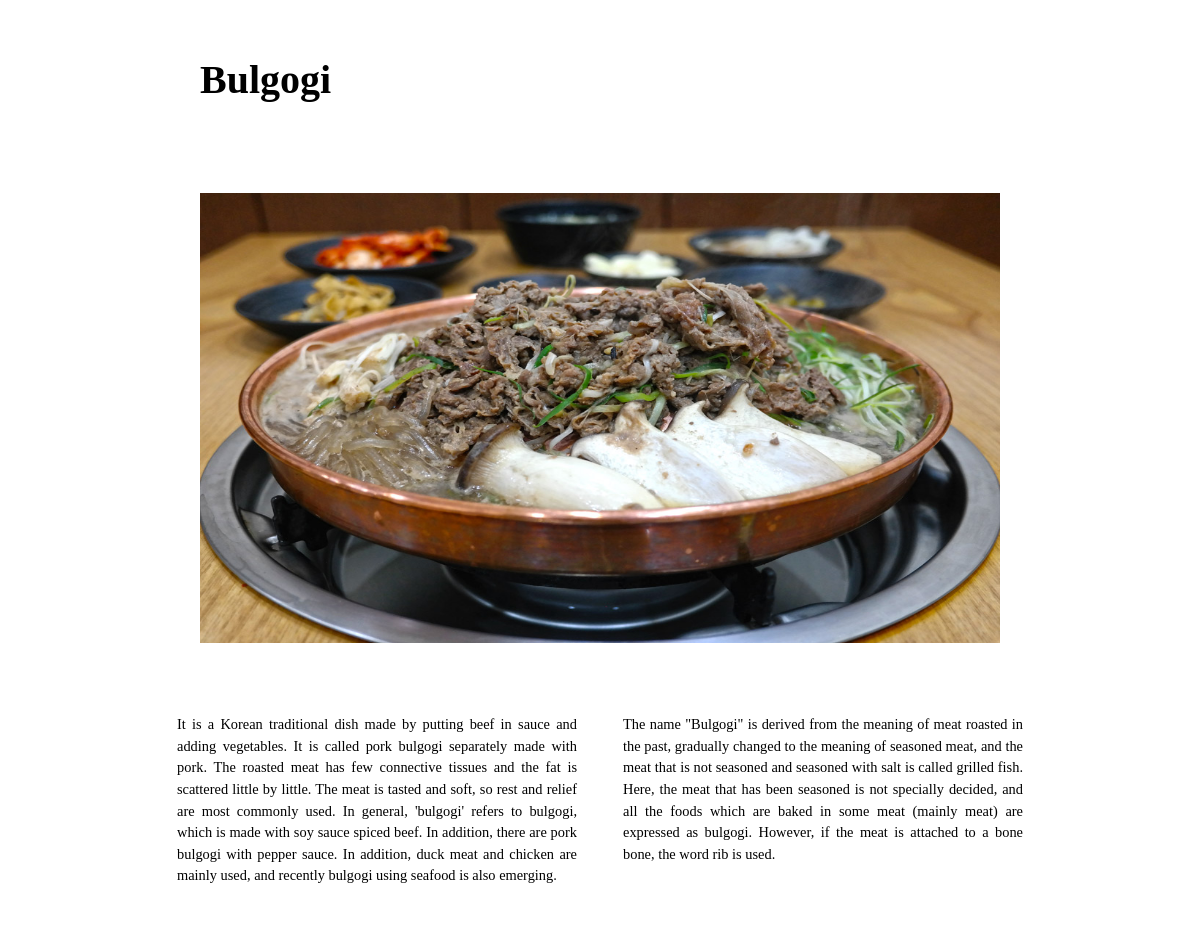
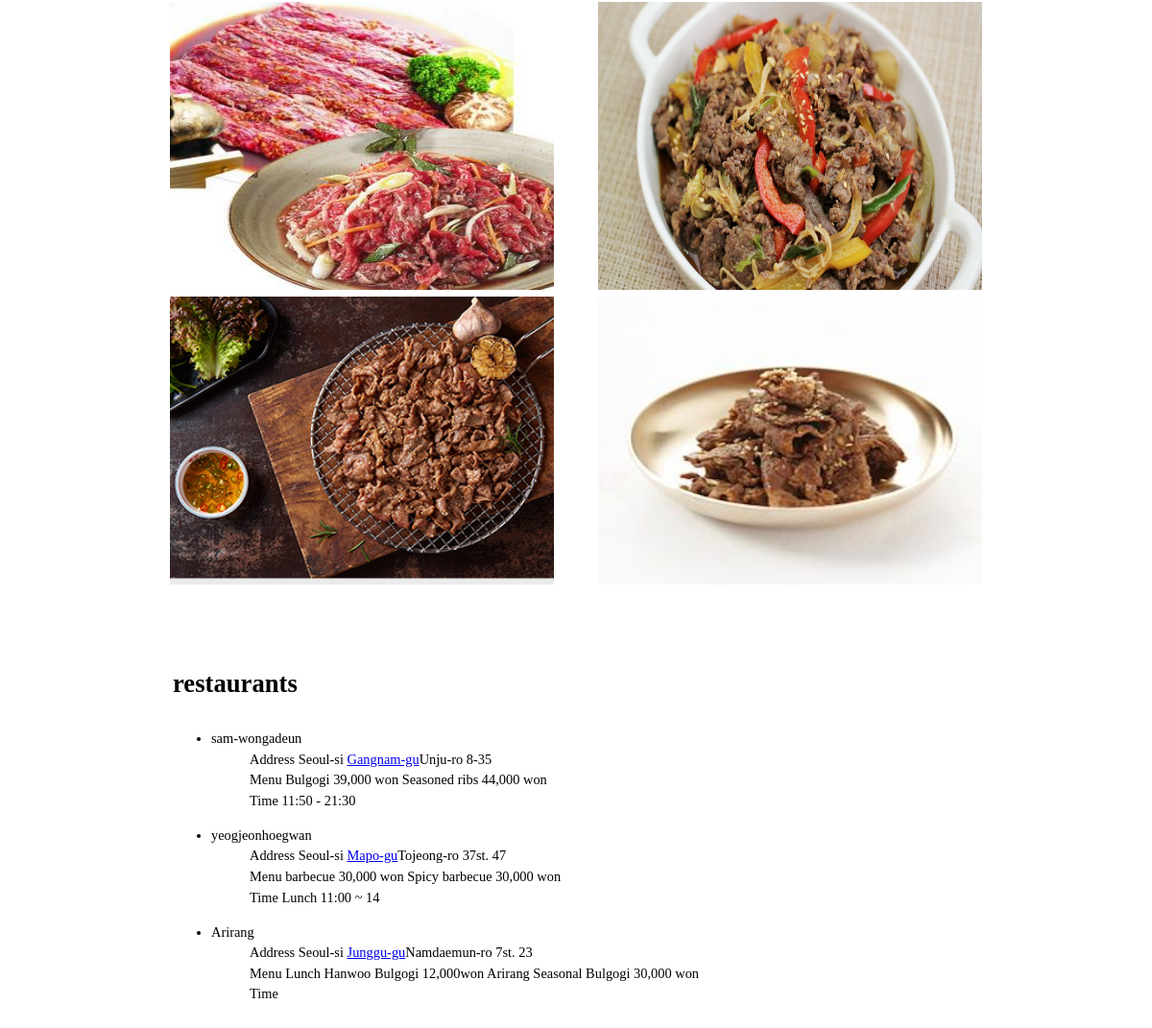
Page /food/foodsampleen.php?contents_name=Bulgogi on the committed database (2 pictures, top to bottom).
### tables this page shows
CREATE TABLE `food_en` (
  `food_name` varchar(15) NOT NULL,
  `food_par1` varchar(3000) NOT NULL,
  `food_par2` varchar(3000) NOT NULL,
  `pic1` varchar(140) NOT NULL,
  `pic2` varchar(140) NOT NULL,
  `pic3` varchar(140) NOT NULL,
  `pic4` varchar(140) NOT NULL,
  `pic5` varchar(140) NOT NULL,
  `restaurant` varchar(40) DEFAULT NULL,
  `restaurant_name1` varchar(200) DEFAULT NULL,
  `restaurant_name2` varchar(200) DEFAULT NULL,
  `restaurant_name3` varchar(200) DEFAULT NULL
);

### food/foodsampleen.php (the view, shortened to what this page needs)
<!DOCTYPE html>
<html>
<head>
	<link rel="stylesheet" type="text/css" href="foodsample.css">
</head>
<body>
<?php
    include '../db.php';
    $val=$_GET['contents_name'];
	$sql = "SELECT * from food_en where food_name= '$val'";
	$ret= mysqli_query($db,$sql);
	$res = mysqli_fetch_array($ret);
    $info=explode("\n",$res[9]);
	$bottom=explode("\n",$res[10]);
    $extra=explode("\n",$res[11]);
    $arrs=array($info,$bottom,$extra);
    ?>
	<section>
		<h2> <?= $val; ?> </h2>
		<img class="fullimg" src=<?= $res[3]; ?>>
		<div class="paragraph">
			<div class="left_paragraph">
				<p> <?= $res[1]; ?> </p>
			</div>
			<div class="right_paragraph">
				<p>  <?= $res[2]; ?> </p>
			</div>
		</div>
		<div class="paragraph">
			<div class="left_paragraph">
				<img src=<?= $res[4]; ?>>
				<img src=<?= $res[5]; ?>>
			</div>
			<div class="right_paragraph">
				<img src=<?= $res[6]; ?>>
				<img src=<?= $res[7]; ?>>
			</div>
		</div>
		<div class="paragraph">
			<h3> <?= $res[8]; ?></h3>
			<ul>
			<?php foreach($arrs as $arr){?>
				<li>
					<dl>
						<dt><?= $arr[0]; ?></dt>
						<?php for($i=1;$i<count($arr);$i++) {?>
						<dd><?= $arr[$i]; ?></dd>
						<?php }?>
					</dl>
				</li>
				<?php }?>
			</ul>
		</div>
	</section>
</body>
</html>

### food/foodsample.css (style rules this page uses)
body { min-height: 1500px; width: 900px; margin-left: auto; margin-right: auto; }
h2 { margin-left: 50px; font-size: 30pt; }
section { line-height: 1.5; font-size: 0.9rem; width: 900px; margin-left: auto; margin-right: auto; margin-top: 50px; }
.paragraph { overflow: hidden; margin-bottom: 50px; margin-top: 50px; }
.left_paragraph { width: 400px; text-align: justify; float: left; margin-left: 3%; word-wrap: break-word; }
.right_paragraph { width: 400px; text-align: justify; float: right; margin-left: 3%; margin-right: 3%; word-wrap: break-word; }
.fullimg { margin-top: 50px; margin-left: 50px; width: 800px; height: 450px; }
img { margin-left: auto; margin-right: auto; width: 400px; height: 300px; }
h3 { font-size: 20pt; }
h3,ul { margin-left: 30px; }

### rows in the picture
food_en: pic1 (picture), food_par1 "It is a Korean traditional dish made by putting beef in sauce and adding vegetables. It is called pork bulgogi separately made with pork. The roasted meat has few connective tissues and the fat is scattered little by little. The meat is tasted and soft, so rest and relief are most commonly used. In general, 'bulgogi' refers to bulgogi, which is made with soy sauce spiced beef. In addition, there are pork bulgogi with pepper sauce. In addition, duck meat and chicken are mainly used, and recently bulgogi using seafood is also emerging.", food_par2 "The name \"Bulgogi\" is derived from the meaning of meat roasted in the past, gradually changed to the meaning of seasoned meat, and the meat that is not seasoned and seasoned with salt is called grilled fish. Here, the meat that has been seasoned is not specially decided, and all the foods which are baked in some meat (mainly meat) are expressed as bulgogi. However, if the meat is attached to a bone bone, the word rib is used.", pic2 (picture), pic3 (picture), pic4 (picture), pic5 (picture), restaurant "restaurants"

### other values in the picture
$val "Bulgogi"
$arr[0] "sam-wongadeun"
$arr[$i] "Address Seoul-si Gangnam-gu Unju-ro 8-35"
$arr[$i] "Menu Bulgogi 39,000 won Seasoned ribs 44,000 won"
$arr[$i] "Time 11:50 - 21:30"
$arr[0] "yeogjeonhoegwan"
$arr[$i] "Address Seoul-si Mapo-gu Tojeong-ro 37st. 47"
$arr[$i] "Menu barbecue 30,000 won Spicy barbecue 30,000 won"
$arr[$i] "Time Lunch 11:00 ~ 14"
$arr[0] "Arirang"
$arr[$i] "Address Seoul-si Junggu-gu Namdaemun-ro 7st. 23"
$arr[$i] "Menu Lunch Hanwoo Bulgogi 12,000won Arirang Seasonal Bulgogi 30,000 won"
$arr[$i] "Time"
